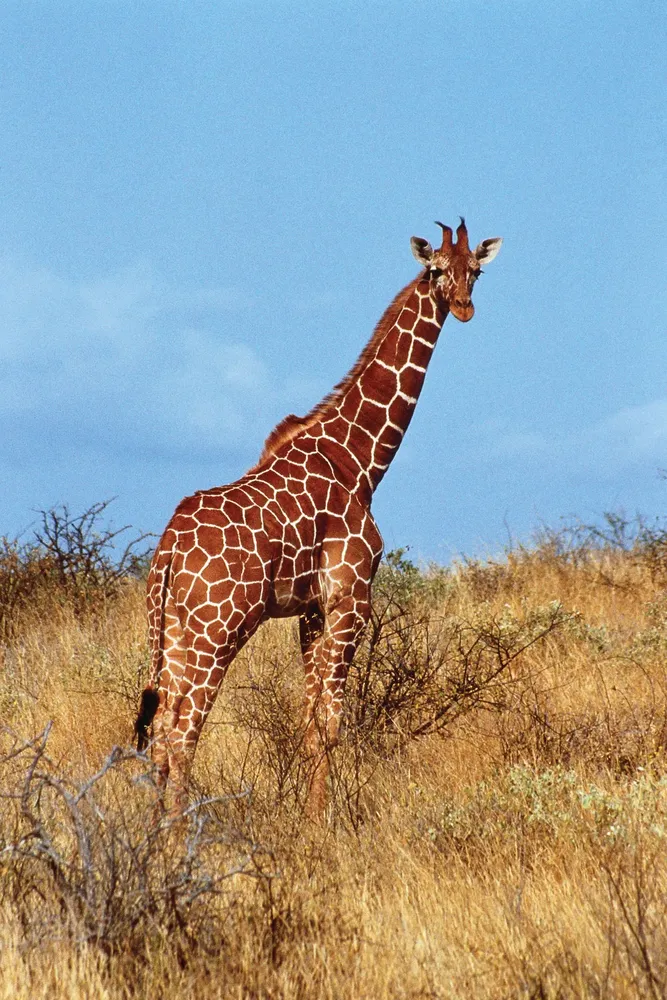
#> input picture Blur_Filters/giraffe.webp, 667 x 1000 px, shrunk from 1067 x 1600 before the run
$ jupyter execute bluring_image.ipynb
#> lines starting #> are read from the running program, lines starting #| are printed output that depends on the picture
[cell 1]
import cv2
import matplotlib.pyplot as plt
import numpy as np

[cell 2]
image = cv2.imread("giraffe.webp")
#> image is the input picture: shape (1000, 667, 3); mean B, G, R 151.9, 154.7, 150.9
image_rgb = cv2.cvtColor(image, cv2.COLOR_BGR2RGB)
image_grey = cv2.cvtColor(image, cv2.COLOR_BGR2GRAY)
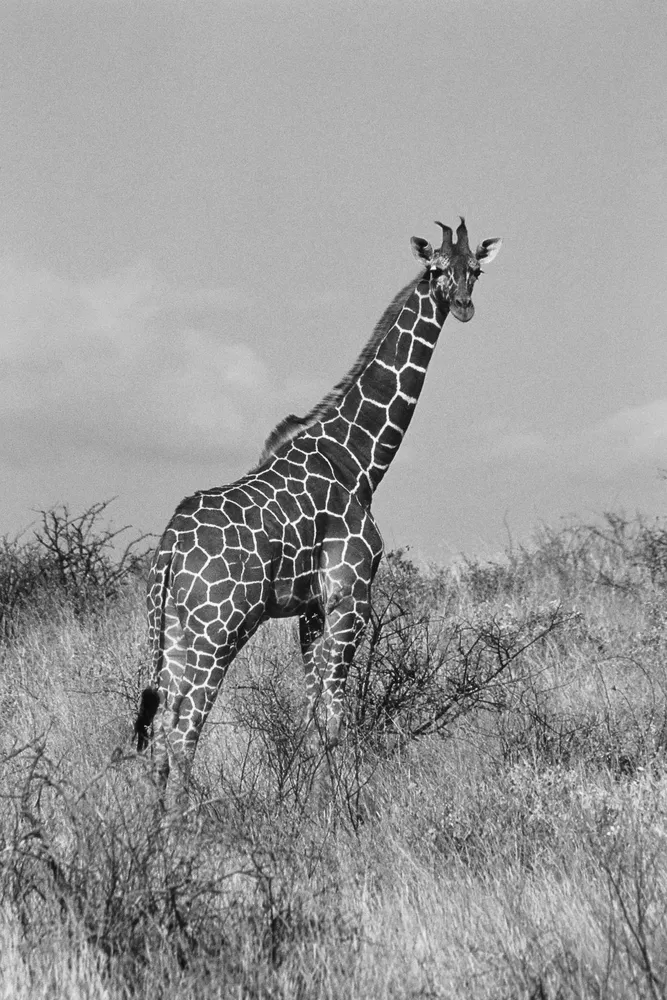
#> image_grey: shape (1000, 667); min 6, max 255, mean 153.3

[cell 3]
kernel_s = 5
average_blur = cv2.blur(image_grey, (kernel_s, kernel_s))
plt.imshow(average_blur, cmap='grey')

[cell 4]
kernel_size = 31
gaussian_blur = cv2.GaussianBlur(image_grey, (kernel_size, kernel_size), 0)
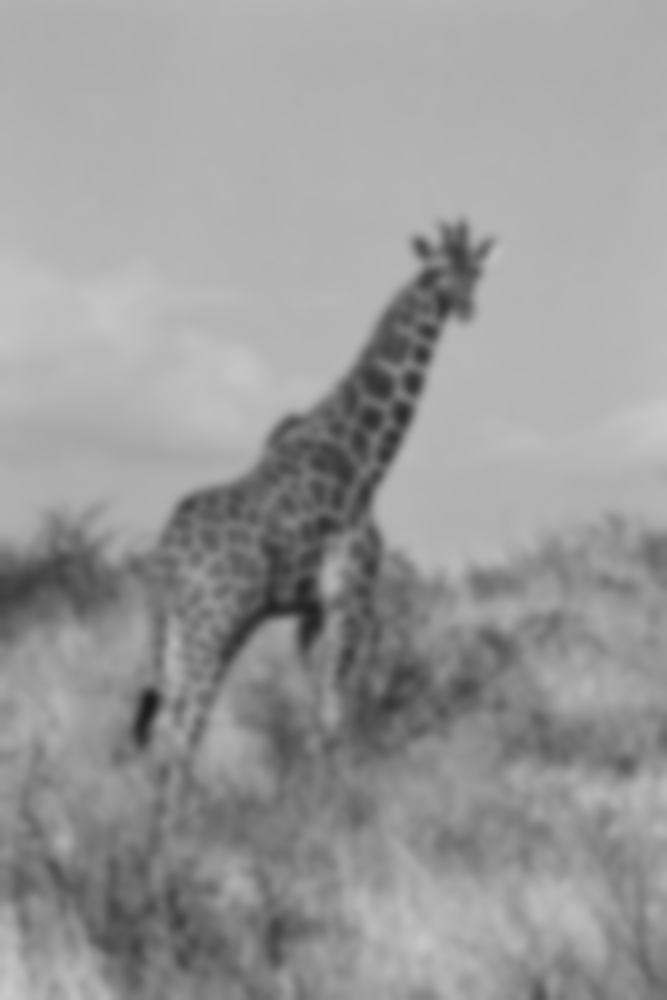
#> gaussian_blur: shape (1000, 667); min 25, max 201, mean 153.3
plt.imshow(gaussian_blur , cmap='grey')

[cell 5]
median_blur = cv2.medianBlur(image_grey, 31)
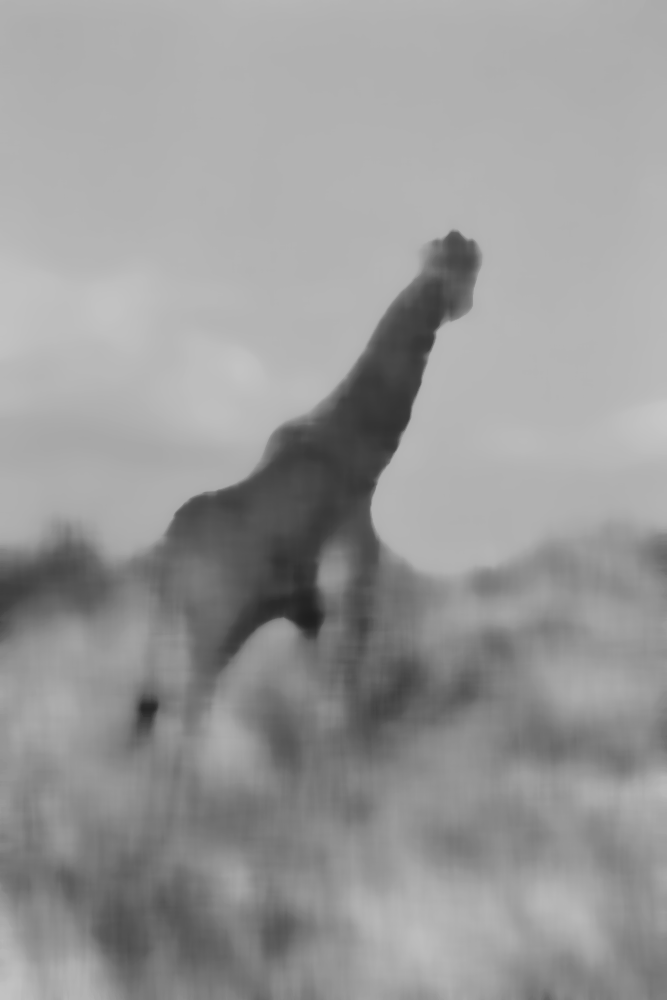
#> median_blur: shape (1000, 667); min 30, max 199, mean 152.6
plt.imshow(median_blur , cmap='grey')

[cell 6]
plt.figure(figsize=(10, 10 ))

plt.subplot(2,2,1)
plt.imshow(image , cmap="grey")
plt.title("Orignal Image")
plt.axis("off")

plt.subplot(2,2,2)
plt.imshow(average_blur , cmap="grey")
plt.title("Average Blur")
plt.axis('off')

plt.subplot(2,2,3)
plt.imshow(gaussian_blur , cmap="grey")
plt.title("Gaussian Blur")
plt.axis('off')

plt.subplot(2,2,4)
plt.imshow(median_blur , cmap="grey")
plt.title("Median Blur")
plt.axis('off')

plt.show()
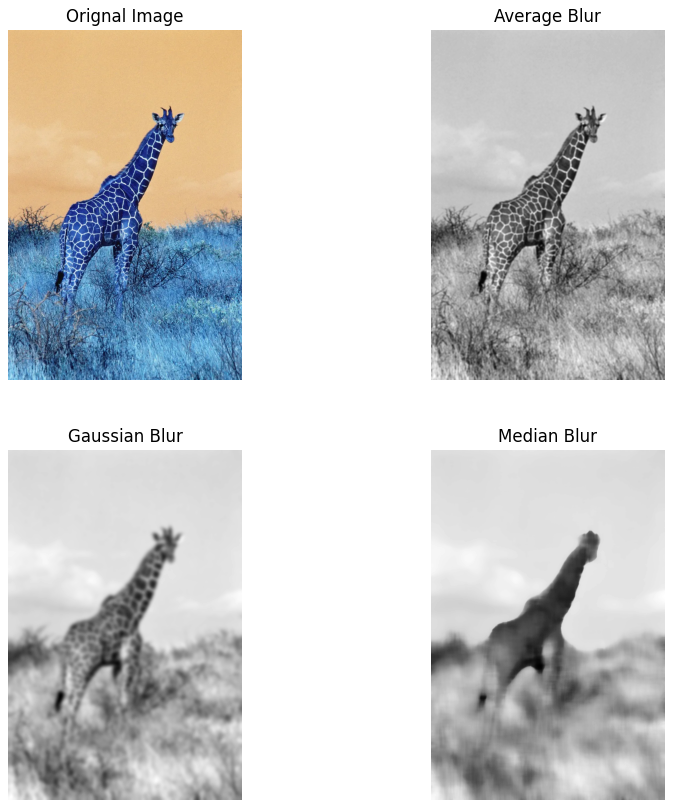
#> figure drawn by matplotlib, 4 panels; B, G, R data is drawn as R, G, B
